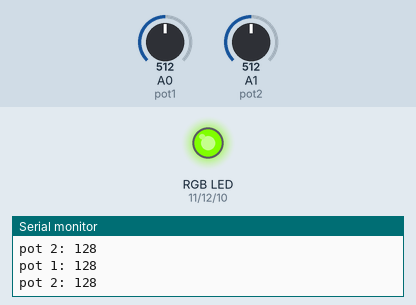
A sketch run on a simulated Arduino Uno, built with avr-gcc and run on an emulated ATmega328P. Parts: an RGB LED mixed from three pins (HIGH = lit), the last lines printed to the serial monitor. The test bench sets the inputs (shaded band); at power-on: A0 (pot1) = 512, A1 (pot2) = 512. Dim RGB values are drawn brighter than linear.

Above: at 1.8 s.
1.9 s: A0 (pot1) set to 716
At 3.0 s:
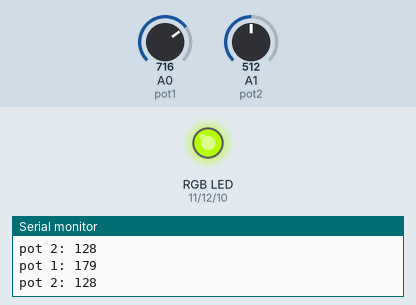
3.5 s: A1 (pot2) set to 495
At 4.6 s:
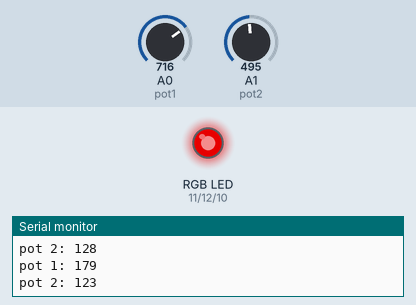
5.5 s: A0 (pot1) set to 900
At 7.2 s:
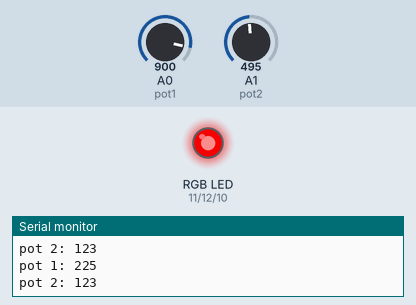
7.5 s: A1 (pot2) set to 716
At 9.0 s:
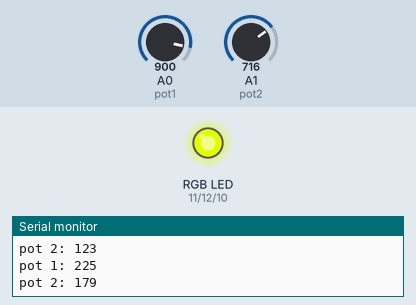
9.5 s: A0 (pot1) set to 122
At 10.5 s:
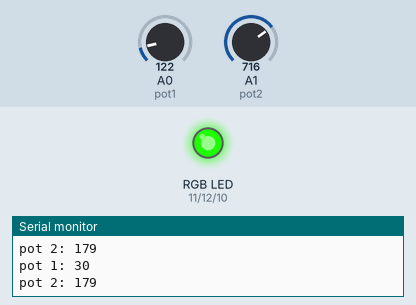
11.5 s: A1 (pot2) set to 511
At 13.3 s:
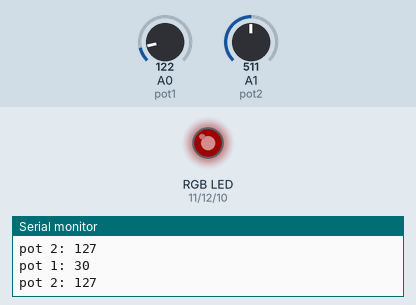
Timing chart, 0 to 14.5 s (numbered marks = the images above; inputs shaded):
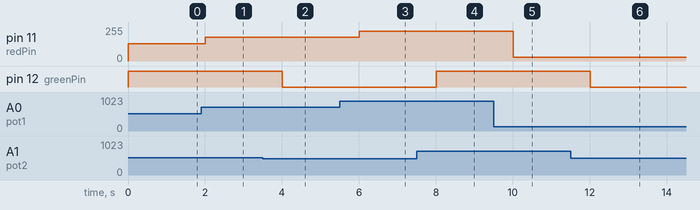

Measured:
- the behaviour switches between 512 and 511 on A1 (pot2) (found by bisection; images 1 and 2)
- after the input at 1.9 s, pin 11 (redPin): 128/255 → 179/255 after 0.10 s
- after the input at 3.5 s, pin 12 (greenPin): HIGH → LOW after 0.50 s
- after the input at 5.5 s, pin 11 (redPin): 179/255 → 225/255 after 0.51 s
- after the input at 7.5 s, pin 12 (greenPin): LOW → HIGH after 0.51 s
- after the input at 9.5 s, pin 11 (redPin): 225/255 → 30/255 after 0.51 s
- after the input at 11.5 s, pin 12 (greenPin): HIGH → LOW after 0.51 s

The sketch:

proxipalette.ino
```cpp
int greenPin = 12;
int redPin = 11;
int bluePin = 10;
int pot1 = A0;
int pot2 = A1;
int pot1Val = 0;
int pot2Val = 0;

// the setup routine runs once when you press reset:
void setup() {
  // initialize the digital pin as an output.
  Serial.begin(9600);
  pinMode(greenPin, OUTPUT);
  pinMode(redPin, OUTPUT);
  pinMode(bluePin, OUTPUT);

}

// the loop routine runs over and over again forever:
void loop() {
  // Red Control
  pot1Val = analogRead(pot1)/4;

  // Green Control
  pot2Val = analogRead(pot2)/4;

  /* Noticed issues wit blue. Will explore with new led */

  Serial.println(String("pot 1: ") + pot1Val);
  Serial.println(String("pot 2: ") + pot2Val);

  setColor(pot1Val, pot2Val, 0);
  delay(1000);
}

void setColor(int redValue, int greenValue, int blueValue) {
  analogWrite(redPin, redValue);
  analogWrite(greenPin, greenValue);
  analogWrite(bluePin, blueValue);
}
```
